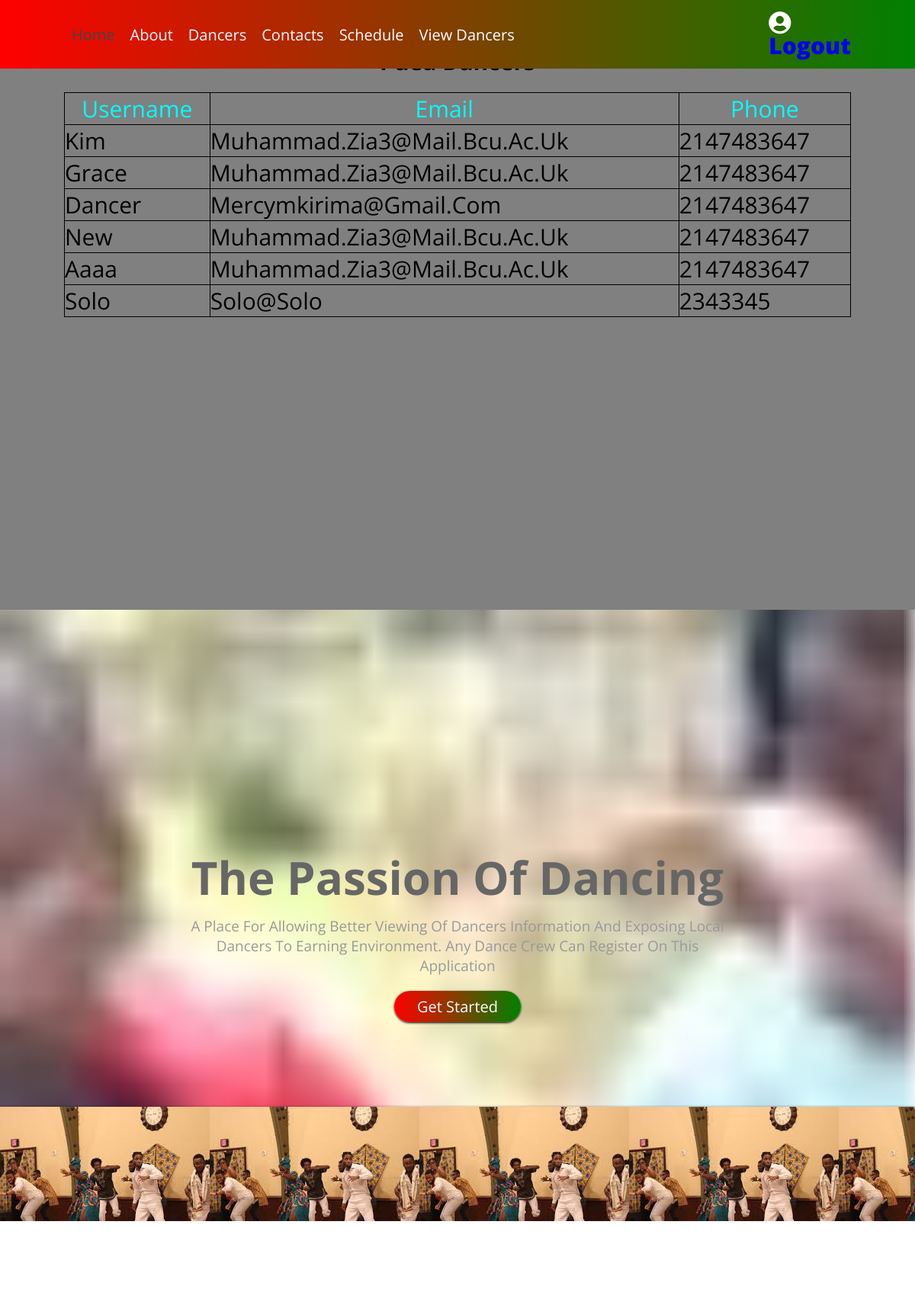
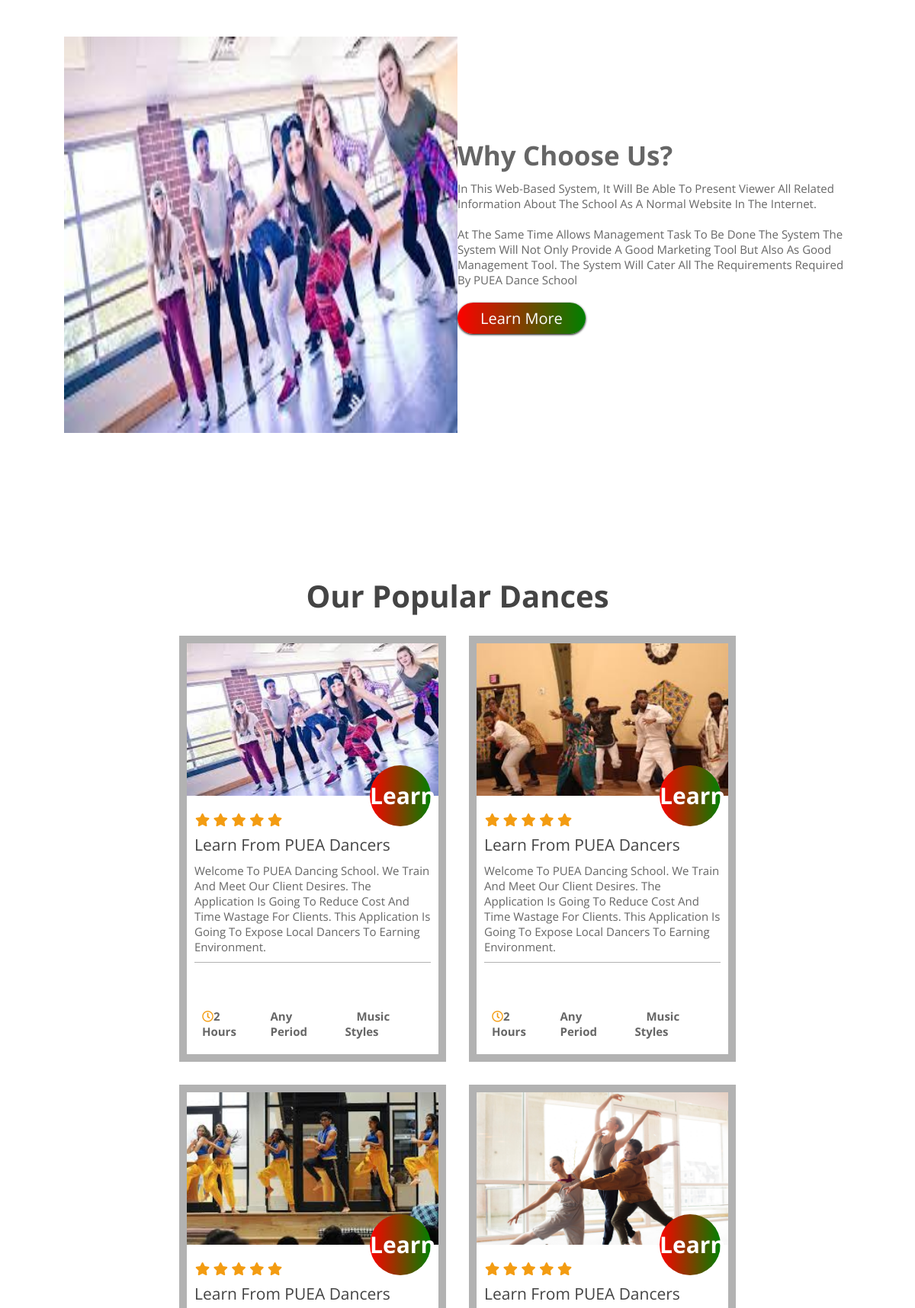
/viewdancers.php (upper part), run on the app's committed database (2 pictures, top to bottom).
### tables this page shows
CREATE TABLE `dancers` (
  `Username` varchar(50) NOT NULL,
  `password` varchar(50) NOT NULL,
  `email` varchar(50) NOT NULL,
  `phone` int(50) NOT NULL
);

### viewdancers.php (the view, shortened to what this page needs)
<!DOCTYPE html>
<html lang="en">
<head>
    <link rel="stylesheet" href="https://cdnjs.cloudflare.com/ajax/libs/font-awesome/5.15.2/css/all.min.css">
    <link href="css/style.css" rel="stylesheet" type="text/css" />
</head>
<body>
<header>
        <nav class="navbar">
            <ul>
                <li><a class="active" href="#home">Home</a></li>
                <li><a href="#about">About</a></li>
                <li><a href="#dancers">Dancers</a></li>
                <li><a href="#contacts">Contacts</a></li>
                <li><a href="#schedule">Schedule</a></li>
                <li><a href="viewdancers.php">View Dancers</a></li>
            </ul>
        </nav>
        <div id="login" class="fas fa-user-circle">
                        <div>
                            <a  href="logout.php">Logout</a>
                        </div>
        </div>
    </header>
<section style="align-items: center;width: 100%;background-color: grey;">
<H1 style="text-align: center;font-size:3em;">puea dancers</H1>
    <table id="viewdancers
    " style="margin-top:20px; font-size:3em;border: 1px solid;width: 100%;">
        <thead>
        <tr  style="text-align: center;color:aqua;">
            <td>username</td>
            <td>email</td>
            <td>phone</td>
        </tr>
        </thead>
        <tbody>
<?php
        require 'db.php';
        $sql = "SELECT `username`,`email`,`phone` FROM dancers";
        $results = mysqli_query($conn,$sql);
        while($row =mysqli_fetch_assoc($results))
        {
         extract($row);
         echo "<tr>
            <td>$username</td>
            <td>$email</td>
            <td>$phone</td>
        </tr>";
        }
        ?>
        </tbody>
    </table>
</section>
    <section class="home" id="home">
        <h1>The passion of dancing</h1>
        <p>A place for allowing better viewing of dancers information and
            exposing local dancers to earning environment.
            Any dance crew can register on this application</p>
            <a href="#schedule"> <button class="btn">get started</button></a>
            <div class="shape"></div>
    </section>
    <section class="about" id="about">
        <div class="image">
            <img src="images/d1.jpg" alt="">
        </div>
        <div class="content">
            <h3>Why choose us?</h3>
            <p>In this web-based system, it will be able to present viewer
                all related information about the school as a normal website in the internet.
            </p>
            <p> At the same time allows management task to be done the system
                The system will not only provide a good marketing tool but also as
                good management tool. The system will cater all the requirements required by PUEA Dance school
             </p>
             <a href="#"><button class="btn">learn more</button></a>
        </div>
    </section>
    <section class="dancers" id="dancers">
        <h1 class="heading">Our popular dances</h1>
        <div class="box-container">
            <div class="box">
                <img src="images/d1.jpg" alt="">
                <h3 class="train">Learn</h3>
                <div class="content">
                    <div class="stars">
                        <i class="fas fa-star"></i>
                        <i class="fas fa-star"></i>
                        <i class="fas fa-star"></i>
                        <i class="fas fa-star"></i>
                        <i class="fas fa-star"></i>
                    </div>
                    <a href="#" class="title">Learn from PUEA dancers</a>
                    <p>Welcome to PUEA dancing school. We train and meet our client desires.
                        The application is going to reduce cost and time wastage for clients.
                        This application is going to expose local dancers to earning environment.
                        </p>
                        <div class="info">
                            <h3> <i class="far fa-clock"></i>2 hours</h3>
                            <h3> <i class="far fa-calender-alt"></i>Any period</h3>
                            <h3> <i class="far fa-book"></i>Music styles</h3>
                        </div>
                </div>
            </div>
            <div class="box">
                <img src="images/d3.jpg" alt="">
                <h3 class="train">Learn</h3>
                <div class="content">
                    <div class="stars">
                        <i class="fas fa-star"></i>
                        <i class="fas fa-star"></i>
                        <i class="fas fa-star"></i>
                        <i class="fas fa-star"></i>
                        <i class="fas fa-star"></i>
                    </div>
                    <a href="#" class="title">Learn from PUEA dancers</a>
                    <p>Welcome to PUEA dancing school. We train and meet our client desires.
                        The application is going to reduce cost and time wastage for clients.
                        This application is going to expose local dancers to earning environment.
                        </p>
                        <div class="info">
                            <h3> <i class="far fa-clock"></i>2 hours</h3>
                            <h3> <i class="far fa-calender-alt"></i>Any period</h3>
                            <h3> <i class="far fa-book"></i>Music styles</h3>
                        </div>
                </div>
            </div>
            <div class="box">
                <img src="images/d4.jpg" alt="">
                <h3 class="train">Learn</h3>
                <div class="content">
                    <div class="stars">
                        <i class="fas fa-star"></i>
                        <i class="fas fa-star"></i>
                        <i class="fas fa-star"></i>
                        <i class="fas fa-star"></i>
                        <i class="fas fa-star"></i>
                    </div>
                    <a href="#" class="title">Learn from PUEA dancers</a>
                    <p>Welcome to PUEA dancing school. We train and meet our client desires.
                        </p>
                </div>
            </div>
            <div class="box">
                <img src="images/d5.jpg" alt="">
                <h3 class="train">Learn</h3>
                <div class="content">
                    <div class="stars">
                        <i class="fas fa-star"></i>
                        <i class="fas fa-star"></i>
                        <i class="fas fa-star"></i>
                        <i class="fas fa-star"></i>
                        <i class="fas fa-star"></i>
                    </div>
                    <a href="#" class="title">Learn from PUEA dancers</a>
                    <p>Welcome to PUEA dancing school. We train and meet our client desires.
                        </p>
                </div>
            </div>
        </div>
    </section>
    </body>
</html>

### css/style.css (style rules this page uses)
:root { --gradient: linear-gradient(90deg, red, green); }
* { font-family: 'Open Sans', sans-serif; margin: 0;padding: 0; box-sizing: border-box; border: none;outline: none; text-decoration: none; text-transform: capitalize; direction: all .2s linear; }
html { font-size: 62.5%; overflow-x: hidden; }
header { width: 100%; display: flex; align-items: center; justify-content: space-between; position: fixed; top: 0; left: 0; z-index: 1000; padding: 1.5rem 7%; background: var(--gradient); box-shadow: 0.1rem .3rem blue (0, 0, 0,.3); }
header .navbar ul { display: flex; align-items: center; justify-content: center; list-style: none; }
header .navbar ul li { margin: 0 1rem; }
header .navbar ul li a { font-size: 2rem; color: #fff; }
header .navbar ul li a.active, header .navbar ul li a:hover { color: #444; }
header #login { font-size: 3rem; color: #fff; cursor: pointer; }
.btn { padding: .7rem 3rem; font-size: 2rem; color: #fff; background: var(--gradient); border-radius: 5rem; margin-top: 1rem; cursor: pointer; box-shadow: 0 .1rem .3rem rgba(0,0,0, 3); position: relative; overflow: hidden; z-index: 0; }
.btn::before { content: ''; position: absolute; top: -1rem; left: -100%; background: #fff9; height: 150%; width: 20%; transform: rotate(25deg); z-index: -1; }
section { min-height: 100vh; padding: 1rem 7%; padding-top: 6rem; }
.home { display: flex; align-items: center; justify-content: center; flex-flow: column; background: url(../images/background.jpeg) no-repeat; background-size: cover; background-position: center; background-attachment: fixed; position: relative; text-align: center; }
.home p { font-size: 1.9rem; color: #999; padding: 1rem 0; width: 70rem; }
.home h1 { font-size: 6rem; color: #666; }
.home .shape { position: absolute; bottom:-.2rem; left: 0; height: 15rem; width: 100%; background: url(../images/d3.jpg); block-size: 100rem 15rem; filter: drop-shadow(0 -.1rem .1rem rgba(0,0,0,.2)); animation: animate 10s linear infinite; }
.about { display: flex; align-items: center; justify-content: center; flex-wrap: wrap; }
.about .image { flex: 1 1 40rem; }
.about .image img { height: 65vh; width: 100%; }
.about .content { flex: 1 1 40rem; }
.about .content h3 { font-size: 3.5rem; color: #666; }
.about .content p { font-size: 1.5rem; color: #666; padding: 1rem 0; }
.dancers .box-container { display: flex; align-items: center; justify-content: center; flex-wrap: wrap; }
.heading { color: #444; padding: 1rem; font-size: 4rem; text-align: center; }
.dancers .box-container .box { width: 35rem; border: 1rem solid rgba(0,0,0, .3); position: relative; margin: 1.5rem; }
.dancers .box-container .box img { height: 20rem; width: 100%; object-fit: cover; }
.dancers .box-container .box .content { padding: 1rem; }
.dancers .box-container .box .content .stars i { color: #f39c12; font-size: 1.7rem; padding: 1rem .1rem; }
.dancers .box-container .box .content .title { color: #444; font-size: 2.1rem; }
.dancers .box-container .box .content p { padding: 1rem 0; color: #666; font-size: 1.5rem; }
.dancers .box-container .box .content .info { display: flex; justify-content: space-between; align-items: center; padding-top: 5rem; border-top: .1rem solid rgba(0,0,0, .3); }
.dancers .box-container .box .content .info h3 { font-size: 1.5rem; padding: 1rem; color: #666; }
.dancers .box-container .box .content .info h3 i { color: #f39c12; }
.dancers .box-container .box .train { position: absolute; top: 16rem; right: 1rem; height: 8rem; width: 8rem; line-height: 8rem; text-align: center; border-radius: 50%; background: var(--gradient); color: #fff; font-size: 3rem; }

### viewdancers.php (style rules this page uses)
table, th, td { border: 1px solid black; border-collapse: collapse; }

### data on the page
dancers: Username "Kim", email "Muhammad.zia3@mail.bcu.ac.uk", phone "2147483647"
dancers: Username "Grace", email "Muhammad.zia3@mail.bcu.ac.uk", phone "2147483647"
dancers: Username "Dancer", email "Mercymkirima@gmail.com", phone "2147483647"
dancers: Username "New", email "Muhammad.zia3@mail.bcu.ac.uk", phone "2147483647"
dancers: Username "Aaaa", email "Muhammad.zia3@mail.bcu.ac.uk", phone "2147483647"
dancers: Username "Solo", email "Solo@solo", phone "2343345"
